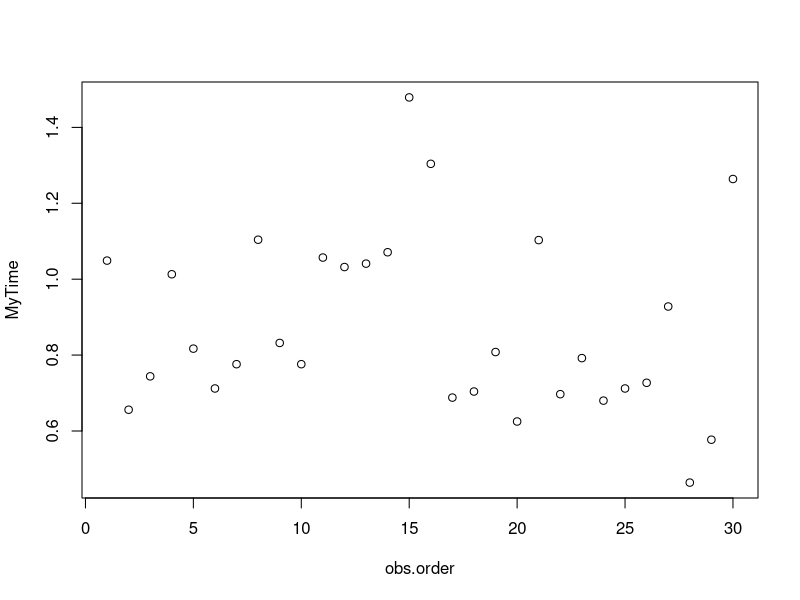
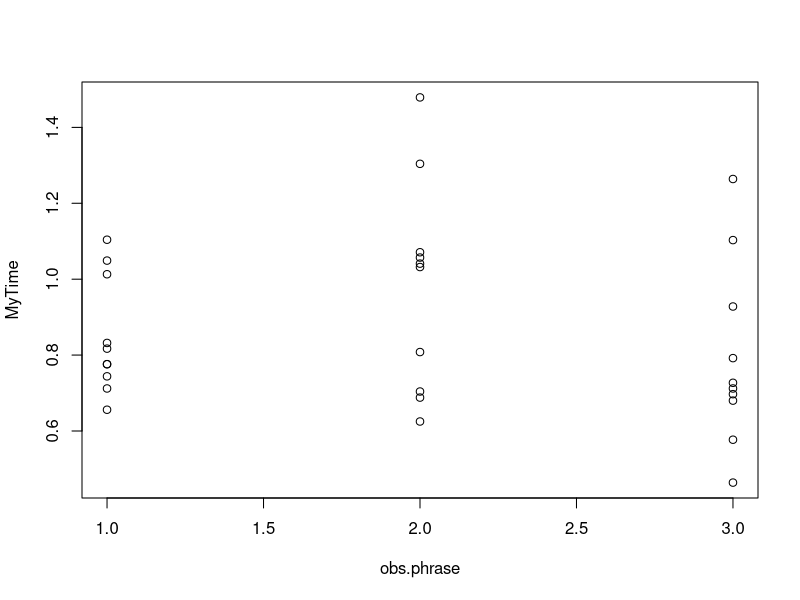

The R script that drew these images, in order:
MyTime <- scan(file = "CollectedResponseTimes.txt")
time.data <- data.frame(MyTime)
time.data$obs.order <- seq(length(time.data$MyTime))
time.data$obs.phrase <- ifelse(time.data$obs.order <= 10,
                               1,
                               ifelse(time.data$obs.order <= 20,
                                      2, 3))
# scatter plot of ResponseTime vs Observation Order
plot(MyTime ~ obs.order, data = time.data)
# Stratified scatter plot of 3 stages
plot(MyTime ~ obs.phrase, data = time.data)

summary(MyTime)
summary(MyTime[1:10])
summary(MyTime[11:20])
summary(MyTime[21:30])
